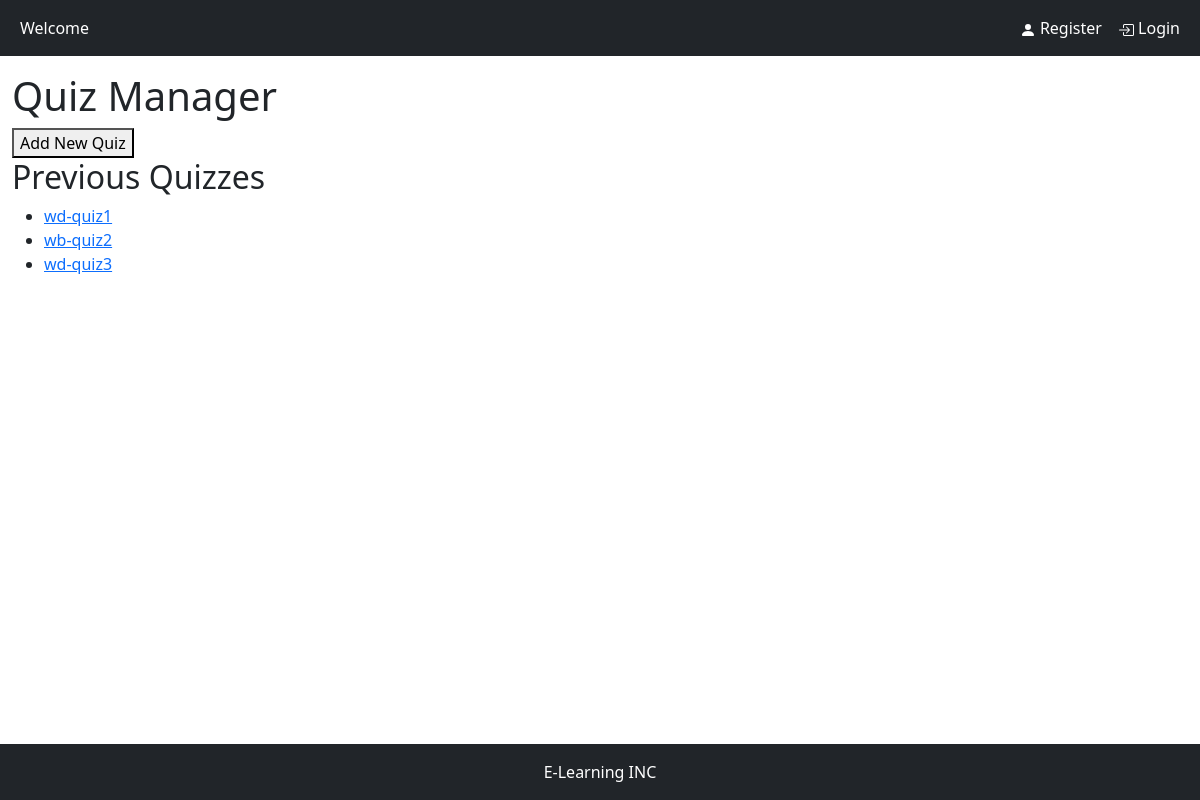
Page /quiz/quizzes/Web_Development/ on the committed database.
### quiz/models.py (models this page shows, shortened)
class Quiz(models.Model):
    name = models.CharField(max_length=120)
    topic = models.CharField(max_length=120)
    number_of_questions = models.IntegerField()
    time = models.IntegerField(help_text="duration of the quiz in minutes")
    required_score_to_pass = models.IntegerField(help_text="required score in %")
    difficulty = models.CharField(max_length=6, choices=DIFF_CHOICES)
    class Meta:
        verbose_name_plural = 'Quizes'

### quiz/views.py (the view)
# urls.py: path('quizzes/<str:slug>/', quizzes, name='quizzes'),
def quizzes(request, slug):
    quizzes = Quiz.objects.filter(topic=slug)
    return render(request, 'quiz/quizzes.html', {'quizzes': quizzes, 'slug': slug})

### quiz/templates/quiz/quizzes.html
{% extends "root.html" %}
{% block content %}
<div>
    <h1>Quiz Manager</h1>
    <a href="{% url 'quiz:add_quiz' slug=slug %}"><button>Add New Quiz</button></a>
    <h2>Previous Quizzes</h2>
    <ul>
        {% for quiz in quizzes %}
            <li><a href="{% url 'quiz:update_quiz' quiz_id=quiz.id slug=slug %}">{{ quiz.name }}</a></li>
        {% empty %}
            <li>No quizzes found.</li>
        {% endfor %}
    </ul>
</div>
{% endblock content %}

### rows in the picture
Quiz: name "wd-quiz1"
Quiz: name "wb-quiz2"
Quiz: name "wd-quiz3"
